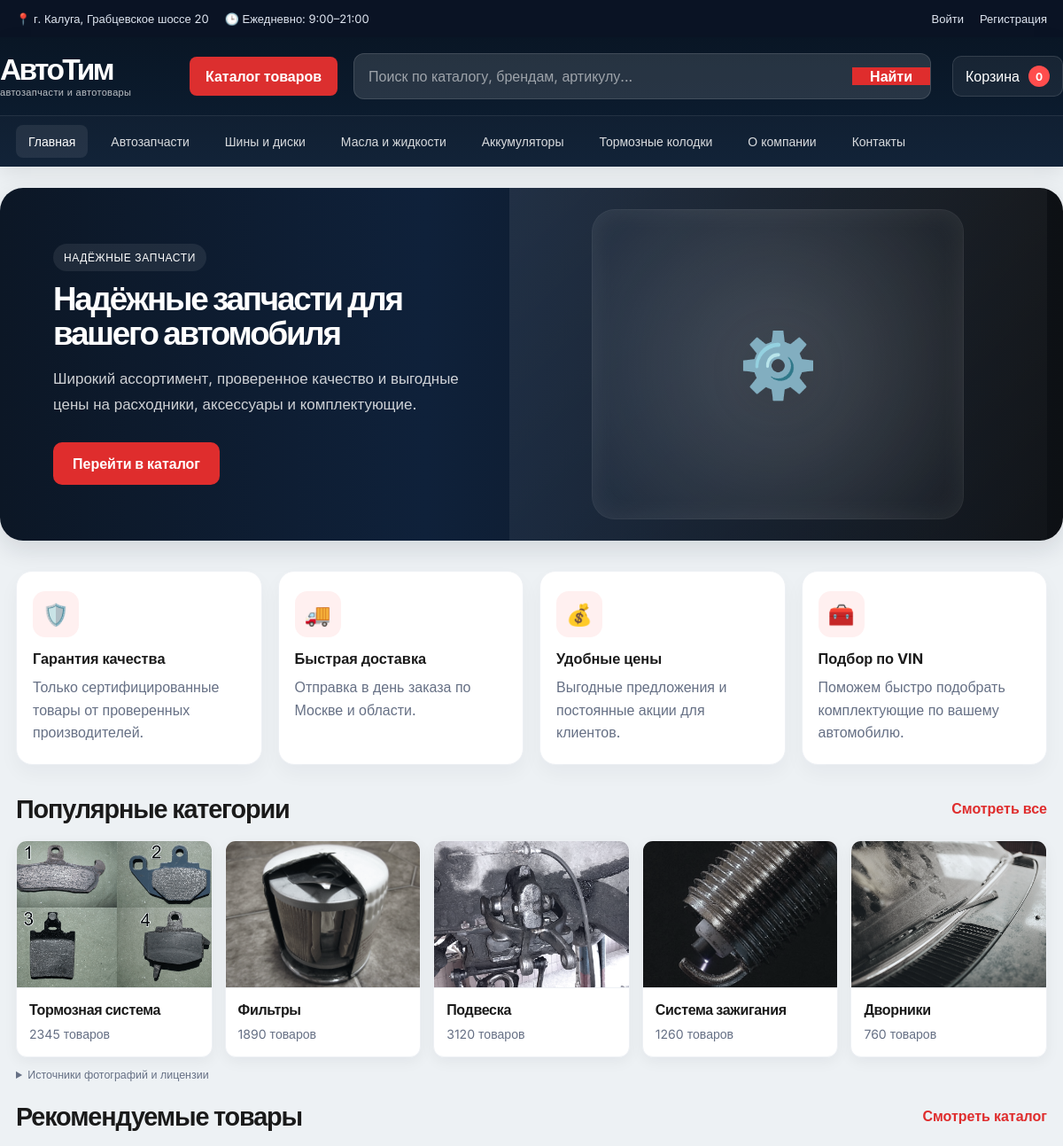
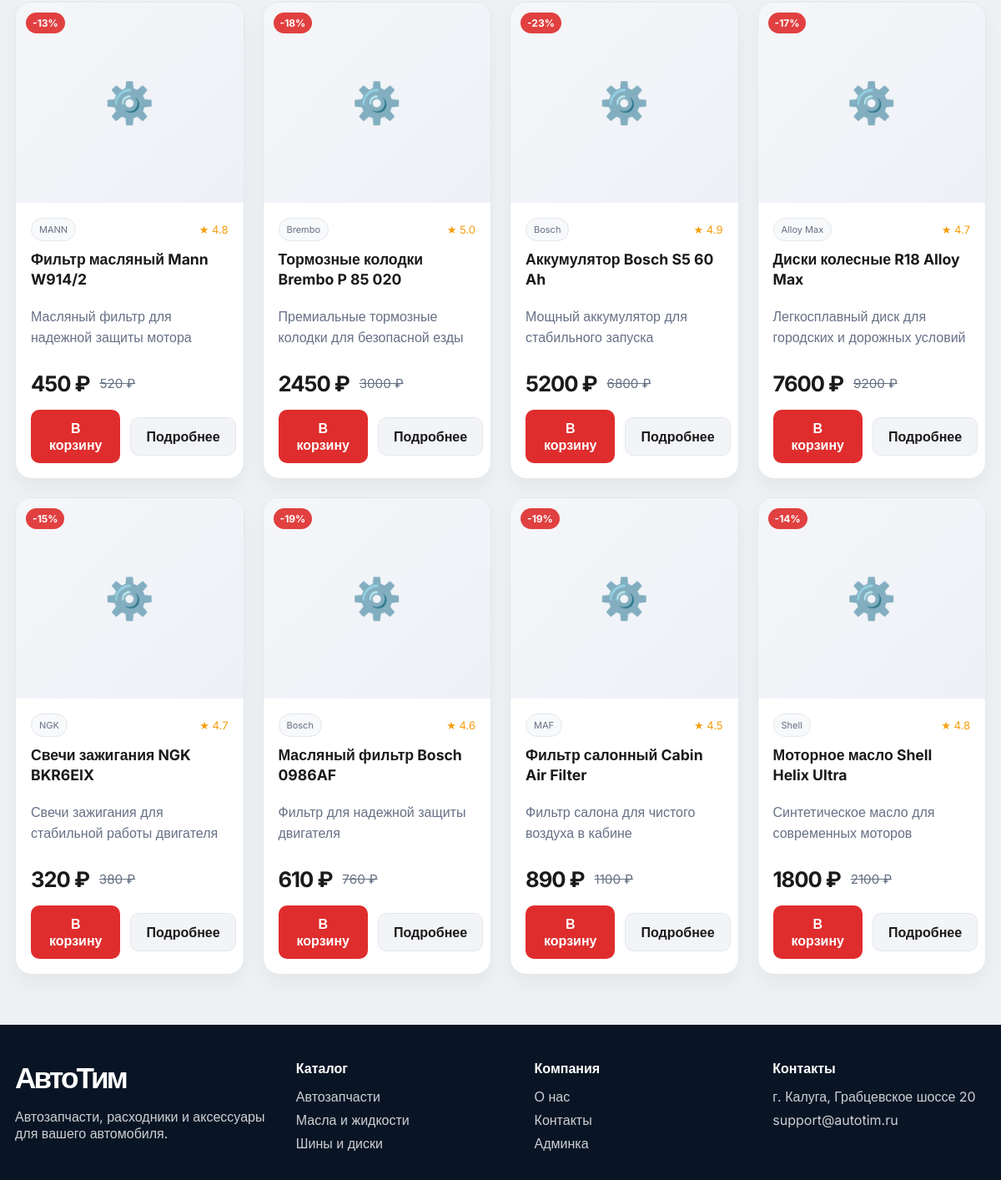
The page / on the database its author committed (2 pictures, top to bottom).
### tables this page shows
CREATE TABLE products (
            id INTEGER PRIMARY KEY AUTOINCREMENT,
            name TEXT NOT NULL,
            slug TEXT NOT NULL UNIQUE,
            category TEXT NOT NULL,
            brand TEXT NOT NULL,
            price INTEGER NOT NULL,
            old_price INTEGER,
            stock INTEGER NOT NULL DEFAULT 0,
            rating REAL DEFAULT 0,
            review_count INTEGER DEFAULT 0,
            description TEXT,
            short_description TEXT,
            specifications TEXT,
            image_url TEXT,
            gallery TEXT,
            featured INTEGER DEFAULT 0,
            active INTEGER DEFAULT 1,
            created_at TIMESTAMP DEFAULT CURRENT_TIMESTAMP
        );

### app.py (the view)
@app.route("/")
def index():
    featured = get_products(limit=8)
    popular_categories = [
        {
            "name": "Тормозная система",
            "count": 2345,
            "image": "/static/images/categories/brakes.jpg",
        },
        {
            "name": "Фильтры",
            "count": 1890,
            "image": "/static/images/categories/filters-photo.jpg",
        },
        {
            "name": "Подвеска",
            "count": 3120,
            "image": "/static/images/categories/suspension.jpg",
        },
        {
            "name": "Система зажигания",
            "count": 1260,
            "image": "/static/images/categories/spark-plug-single.jpg",
        },
        {
            "name": "Дворники",
            "count": 760,
            "image": "/static/images/categories/wipers.jpg",
        },
    ]
    return render_template("index.html", featured=featured, popular_categories=popular_categories)

### app.py (called while the page is built, shortened)
def get_db():
    conn = sqlite3.connect(DB_PATH)
    conn.row_factory = sqlite3.Row
    return conn

def product_record(row):
    if not row:
        return None
    item = dict(row)
    item["specifications"] = json.loads(item["specifications"]) if item.get("specifications") else {}
    item["gallery"] = json.loads(item["gallery"]) if item.get("gallery") else []
    return item

def get_cart_items():
    cart = session.get("cart", {})
    if not cart:
        return []

def get_cart_total():
    return sum(item["total"] for item in get_cart_items())

@app.context_processor
def inject_common():
    return {
        "categories": [
            "Автозапчасти",
            "Шины и диски",
            "Масла и жидкости",
            "Аккумуляторы",
            "Тормозные колодки",
        ],
        "cart_count": sum(item["qty"] for item in get_cart_items()),
        "cart_total": get_cart_total(),
    }

### templates/index.html (shortened to what this page needs)
{% extends 'base.html' %}
{% block content %}
<section class="hero-section">
    <div class="container hero-wrap">
        <div class="hero-copy">
            <span class="eyebrow">Надёжные запчасти</span>
            <h1>Надёжные запчасти для вашего автомобиля</h1>
            <p>Широкий ассортимент, проверенное качество и выгодные цены на расходники, аксессуары и комплектующие.</p>
            <div class="hero-actions">
                <a class="primary-btn" href="{{ url_for('catalog') }}">Перейти в каталог</a>
            </div>
        </div>
        <div class="hero-visual" aria-label="Декоративный блок">
            <div class="hero-visual-inner">
                <span>⚙️</span>
            </div>
        </div>
    </div>
</section>
<section class="features-section">
    <div class="container feature-grid">
        <div class="feature-card">
            <span class="feature-icon">🛡️</span>
            <h4>Гарантия качества</h4>
            <p>Только сертифицированные товары от проверенных производителей.</p>
        </div>
        <div class="feature-card">
            <span class="feature-icon">🚚</span>
            <h4>Быстрая доставка</h4>
            <p>Отправка в день заказа по Москве и области.</p>
        </div>
        <div class="feature-card">
            <span class="feature-icon">💰</span>
            <h4>Удобные цены</h4>
            <p>Выгодные предложения и постоянные акции для клиентов.</p>
        </div>
        <div class="feature-card">
            <span class="feature-icon">🧰</span>
            <h4>Подбор по VIN</h4>
            <p>Поможем быстро подобрать комплектующие по вашему автомобилю.</p>
        </div>
    </div>
</section>
<section class="catalog-overview">
    <div class="container section-head">
        <h2>Популярные категории</h2>
        <a href="{{ url_for('catalog') }}">Смотреть все</a>
    </div>
    <div class="container categories-grid">
        {% for item in popular_categories %}
        <article class="category-card">
            <div class="category-visual">
                <img src="{{ item.image }}" alt="{{ item.name }}" loading="lazy">
            </div>
            <div class="category-copy">
                <h3>{{ item.name }}</h3>
                <span>{{ item.count }} товаров</span>
            </div>
        </article>
        {% endfor %}
    </div>
    <details class="container photo-credits">
        <summary>Источники фотографий и лицензии</summary>
    </details>
</section>
<section class="content-block">
    <div class="container section-head">
        <h2>Рекомендуемые товары</h2>
        <a href="{{ url_for('catalog') }}">Смотреть каталог</a>
    </div>
    <div class="container product-grid product-grid-home">
        {% for product in featured %}
        <article class="product-card">
            <div class="product-image-box">
                {% if product.image_url %}
                <img src="{{ product.image_url }}" alt="{{ product.name }}">
                {% else %}
                <div class="product-placeholder"><span>⚙️</span></div>
                {% endif %}
                {% if product.old_price %}
                <span class="badge-sale">-{{ ((product.old_price - product.price) / product.old_price * 100) | int }}%</span>
                {% endif %}
            </div>
            <div class="product-info">
                <div class="brand-row">
                    <span class="brand-tag">{{ product.brand }}</span>
                    <span class="stars">★ {{ product.rating }}</span>
                </div>
                <h3><a href="{{ url_for('product', product_id=product.id) }}">{{ product.name }}</a></h3>
                <p>{{ product.short_description }}</p>
                <div class="price-row">
                    <strong>{{ product.price }} ₽</strong>
                    {% if product.old_price %}<span>{{ product.old_price }} ₽</span>{% endif %}
                </div>
                <div class="card-actions">
                    <form action="{{ url_for('add_to_cart', product_id=product.id) }}" method="post">
                        <button type="submit" class="primary-btn">В корзину</button>
                    </form>
                    <a href="{{ url_for('product', product_id=product.id) }}" class="secondary-btn">Подробнее</a>
                </div>
            </div>
        </article>
        {% endfor %}
    </div>
</section>
{% endblock %}

### templates/base.html (shortened to what this page needs)
<!DOCTYPE html>
<html lang="ru">
<head>
    <link rel="stylesheet" href="{{ url_for('static', filename='css/style.css') }}">
</head>
<body>
    <header class="topbar">
        <div class="container header-top-inner">
            <div class="topbar-links left-links">
                <span>📍 г. Калуга, Грабцевское шоссе 20</span>
                <span>🕒 Ежедневно: 9:00–21:00</span>
            </div>
            <div class="topbar-links right-links">
                <a href="{{ url_for('admin_login') }}">Войти</a>
                <a href="{{ url_for('admin_login') }}">Регистрация</a>
            </div>
        </div>
    </header>
    <div class="site-header">
        <div class="container header-main">
            <div class="brand-box">
                <a href="{{ url_for('index') }}" class="logo">АвтоТим</a>
                <span class="logo-subtitle">автозапчасти и автотовары</span>
            </div>
            <div class="header-tools">
                <button class="catalog-btn">Каталог товаров</button>
                <form class="search-form" action="{{ url_for('catalog') }}" method="get">
                    <input type="text" name="search" placeholder="Поиск по каталогу, брендам, артикулу..." value="{{ request.args.get('search', '') }}">
                    <button type="submit">Найти</button>
                </form>
            </div>
            <div class="header-actions">
                <a class="cart-link" href="{{ url_for('cart') }}">
                    <span>Корзина</span>
                    <strong>{{ cart_count }}</strong>
                </a>
            </div>
        </div>
        <nav class="main-nav">
            <div class="container nav-wrap">
                <a href="{{ url_for('index') }}" class="nav-item active">Главная</a>
                <a href="{{ url_for('catalog') }}" class="nav-item">Автозапчасти</a>
                <a href="{{ url_for('catalog', category='Шины и диски') }}" class="nav-item">Шины и диски</a>
                <a href="{{ url_for('catalog', category='Масла и жидкости') }}" class="nav-item">Масла и жидкости</a>
                <a href="{{ url_for('catalog', category='Аккумуляторы') }}" class="nav-item">Аккумуляторы</a>
                <a href="{{ url_for('catalog', category='Тормозные колодки') }}" class="nav-item">Тормозные колодки</a>
                <a href="{{ url_for('about') }}" class="nav-item">О компании</a>
                <a href="{{ url_for('contact') }}" class="nav-item">Контакты</a>
            </div>
        </nav>
    </div>
    <main class="page-shell">
        {% block content %}{% endblock %}
    </main>
    <footer class="site-footer">
        <div class="container footer-grid">
            <div>
                <div class="footer-logo">АвтоТим</div>
                <p>Автозапчасти, расходники и аксессуары для вашего автомобиля.</p>
            </div>
            <div>
                <h4>Каталог</h4>
                <ul>
                    <li><a href="{{ url_for('catalog', category='Автозапчасти') }}">Автозапчасти</a></li>
                    <li><a href="{{ url_for('catalog', category='Масла и жидкости') }}">Масла и жидкости</a></li>
                    <li><a href="{{ url_for('catalog', category='Шины и диски') }}">Шины и диски</a></li>
                </ul>
            </div>
            <div>
                <h4>Компания</h4>
                <ul>
                    <li><a href="{{ url_for('about') }}">О нас</a></li>
                    <li><a href="{{ url_for('contact') }}">Контакты</a></li>
                    <li><a href="{{ url_for('admin_login') }}">Админка</a></li>
                </ul>
            </div>
            <div>
                <h4>Контакты</h4>
                <ul>
                    <li>г. Калуга, Грабцевское шоссе 20</li>
                    <li>support@autotim.ru</li>
                </ul>
            </div>
        </div>
    </footer>
</body>
</html>

### rows shown on the page
products: old_price+price "13", brand "MANN", rating "4.8", name "Фильтр масляный Mann W914/2", short_description "Масляный фильтр для надежной защиты мотора", price "450", old_price "520"
products: old_price+price "18", brand "Brembo", rating "5.0", name "Тормозные колодки Brembo P 85 020", short_description "Премиальные тормозные колодки для безопасной езды", price "2450", old_price "3000"
products: old_price+price "23", brand "Bosch", rating "4.9", name "Аккумулятор Bosch S5 60 Ah", short_description "Мощный аккумулятор для стабильного запуска", price "5200", old_price "6800"
products: old_price+price "17", brand "Alloy Max", rating "4.7", name "Диски колесные R18 Alloy Max", short_description "Легкосплавный диск для городских и дорожных условий", price "7600", old_price "9200"
products: old_price+price "15", brand "NGK", rating "4.7", name "Свечи зажигания NGK BKR6EIX", short_description "Свечи зажигания для стабильной работы двигателя", price "320", old_price "380"
products: old_price+price "19", brand "Bosch", rating "4.6", name "Масляный фильтр Bosch 0986AF", short_description "Фильтр для надежной защиты двигателя", price "610", old_price "760"
products: old_price+price "19", brand "MAF", rating "4.5", name "Фильтр салонный Cabin Air Filter", short_description "Фильтр салона для чистого воздуха в кабине", price "890", old_price "1100"
products: old_price+price "14", brand "Shell", rating "4.8", name "Моторное масло Shell Helix Ultra", short_description "Синтетическое масло для современных моторов", price "1800", old_price "2100"

### other values the page prints
{{ cart_count }} "0"
{{ item.name }} "Тормозная система" "Фильтры" "Подвеска" "Система зажигания" "Дворники"
{{ item.count }} "2345" "1890" "3120" "1260" "760"
